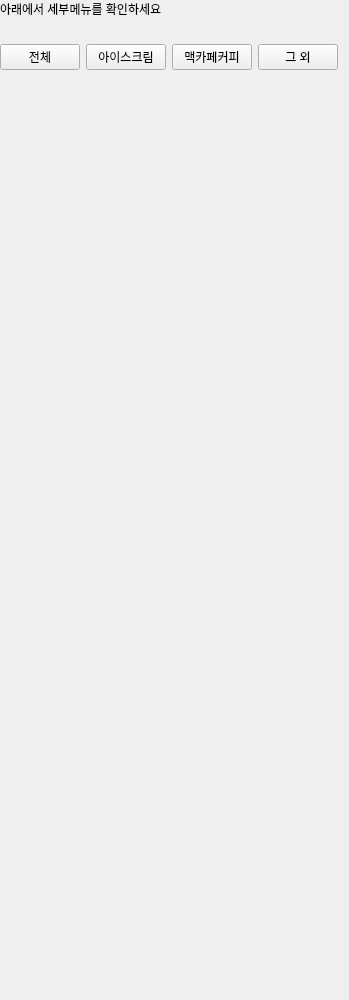
                   <widget class="QWidget" name="scrollAreaWidgetContents_9">
                    <property name="geometry">
                     <rect>
                      <x>0</x>
                      <y>0</y>
                      <width>207</width>
                      <height>1000</height>
                     </rect>
                    </property>
                    <layout class="QVBoxLayout" name="verticalLayout_76">
                     <property name="spacing">
                      <number>0</number>
                     </property>
                     <property name="leftMargin">
                      <number>0</number>
                     </property>
                     <property name="topMargin">
                      <number>0</number>
                     </property>
                     <property name="bottomMargin">
                      <number>0</number>
                     </property>
                     <item>
                      <widget class="QWidget" name="widget_63" native="true">
                       <property name="minimumSize">
                        <size>
                         <width>0</width>
                         <height>1000</height>
                        </size>
                       </property>
                       <layout class="QVBoxLayout" name="verticalLayout_77">
                        <property name="spacing">
                         <number>10</number>
                        </property>
                        <property name="leftMargin">
                         <number>0</number>
                        </property>
                        <property name="topMargin">
                         <number>0</number>
                        </property>
                        <property name="rightMargin">
                         <number>0</number>
                        </property>
                        <property name="bottomMargin">
                         <number>0</number>
                        </property>
                        <item>
                         <widget class="QLabel" name="label_home_1_title_6">
                          <property name="maximumSize">
                           <size>
                            <width>16777215</width>
                            <height>30</height>
                           </size>
                          </property>
                          <property name="text">
                           <string>아래에서 세부메뉴를 확인하세요</string>
                          </property>
                         </widget>
                        </item>
                        <item>
                         <widget class="QWidget" name="widget_64" native="true">
                          <property name="minimumSize">
                           <size>
                            <width>0</width>
                            <height>60</height>
                           </size>
                          </property>
                          <property name="maximumSize">
                           <size>
                            <width>16777215</width>
                            <height>60</height>
                           </size>
                          </property>
                          <property name="styleSheet">
                           <string notr="true"/>
                          </property>
                          <layout class="QVBoxLayout" name="verticalLayout_78">
                           <property name="spacing">
                            <number>0</number>
                           </property>
                           <property name="leftMargin">
                            <number>0</number>
                           </property>
                           <property name="topMargin">
                            <number>0</number>
                           </property>
                           <property name="rightMargin">
                            <number>0</number>
                           </property>
                           <property name="bottomMargin">
                            <number>0</number>
                           </property>
                           <item>
                            <widget class="QWidget" name="widget_65" native="true">
                             <property name="minimumSize">
                              <size>
                               <width>0</width>
                               <height>27</height>
                              </size>
                             </property>
                             <property name="maximumSize">
                              <size>
                               <width>16777215</width>
                               <height>27</height>
                              </size>
                             </property>
                             <layout class="QHBoxLayout" name="horizontalLayout_35">
                              <property name="leftMargin">
                               <number>0</number>
                              </property>
                              <property name="topMargin">
                               <number>0</number>
                              </property>
                              <property name="rightMargin">
                               <number>0</number>
                              </property>
                              <property name="bottomMargin">
                               <number>0</number>
                              </property>
                              <item>
                               <widget class="QPushButton" name="btn_whole_coffee">
                                <property name="text">
                                 <string>전체</string>
                                </property>
                               </widget>
                              </item>
                              <item>
                               <widget class="QPushButton" name="btn_icecream">
                                <property name="text">
                                 <string>아이스크림</string>
                                </property>
                               </widget>
                              </item>
                              <item>
                               <widget class="QPushButton" name="btn_mccafe">
                                <property name="text">
                                 <string>맥카페커피</string>
                                </property>
                               </widget>
                              </item>
                              <item>
                               <widget class="QPushButton" name="btn_others">
                                <property name="text">
                                 <string>그 외</string>
                                </property>
                               </widget>
                              </item>
                             </layout>
                            </widget>
                           </item>
                          </layout>
                         </widget>
                        </item>
                        <item>
                         <widget class="QStackedWidget" name="stackedWidget_carusel_menu_coffee">
                          <widget class="QWidget" name="widget_carusel_menu_6"/>
                          <widget class="QWidget" name="page_icecream"/>
                          <widget class="QWidget" name="page_mccafe"/>
                          <widget class="QWidget" name="page_others"/>
                         </widget>
                        </item>
                       </layout>
                      </widget>
                     </item>
                    </layout>
                   </widget>
